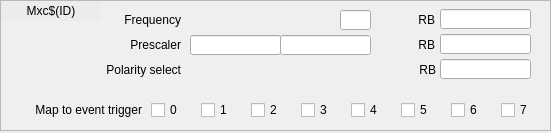
<?xml version="1.0" encoding="UTF-8"?>
<ui version="4.0">
 <class>Form</class>
 <widget class="QWidget" name="Form">
  <property name="geometry">
   <rect>
    <x>0</x>
    <y>0</y>
    <width>551</width>
    <height>133</height>
   </rect>
  </property>
  <property name="windowTitle">
   <string>Form</string>
  </property>
  <widget class="QFrame" name="frame">
   <property name="geometry">
    <rect>
     <x>0</x>
     <y>0</y>
     <width>551</width>
     <height>131</height>
    </rect>
   </property>
   <property name="frameShape">
    <enum>QFrame::StyledPanel</enum>
   </property>
   <property name="frameShadow">
    <enum>QFrame::Raised</enum>
   </property>
   <widget class="QLabel" name="label_34">
    <property name="geometry">
     <rect>
      <x>110</x>
      <y>10</y>
      <width>71</width>
      <height>20</height>
     </rect>
    </property>
    <property name="text">
     <string>Frequency</string>
    </property>
    <property name="alignment">
     <set>Qt::AlignRight|Qt::AlignTrailing|Qt::AlignVCenter</set>
    </property>
   </widget>
   <widget class="QLabel" name="label_30">
    <property name="geometry">
     <rect>
      <x>70</x>
      <y>60</y>
      <width>111</width>
      <height>20</height>
     </rect>
    </property>
    <property name="text">
     <string>Polarity select</string>
    </property>
    <property name="alignment">
     <set>Qt::AlignRight|Qt::AlignTrailing|Qt::AlignVCenter</set>
    </property>
   </widget>
   <widget class="caChoice" name="cachoice_2">
    <property name="geometry">
     <rect>
      <x>190</x>
      <y>60</y>
      <width>151</width>
      <height>20</height>
     </rect>
    </property>
    <property name="toolTip">
     <string>Reverses the output polarity. When set, changes the output from normally low to normally high.</string>
    </property>
    <property name="channel" stdset="0">
     <string notr="true">$(SYS)-$(DEVICE):Mxc$(ID)-Polarity-Sel</string>
    </property>
    <property name="foreground">
     <color>
      <red>0</red>
      <green>0</green>
      <blue>0</blue>
     </color>
    </property>
    <property name="background">
     <color>
      <red>212</red>
      <green>219</green>
      <blue>157</blue>
     </color>
    </property>
    <property name="bordercolor">
     <color>
      <red>0</red>
      <green>0</green>
      <blue>0</blue>
     </color>
    </property>
    <property name="colorMode">
     <enum>caChoice::Static</enum>
    </property>
    <property name="stackingMode" stdset="0">
     <enum>caChoice::Column</enum>
    </property>
    <property name="endBit">
     <number>1</number>
    </property>
   </widget>
   <widget class="caLineEdit" name="calineedit_11">
    <property name="geometry">
     <rect>
      <x>440</x>
      <y>59</y>
      <width>91</width>
      <height>20</height>
     </rect>
    </property>
    <property name="alignment">
     <set>Qt::AlignLeading|Qt::AlignLeft|Qt::AlignVCenter</set>
    </property>
    <property name="channel" stdset="0">
     <string notr="true">$(SYS)-$(DEVICE):Mxc$(ID)-Polarity-RB</string>
    </property>
   </widget>
   <widget class="caLabel" name="calabel_2">
    <property name="geometry">
     <rect>
      <x>1</x>
      <y>1</y>
      <width>100</width>
      <height>20</height>
     </rect>
    </property>
    <property name="styleSheet">
     <string notr="true">background-color: rgb(236, 236, 236, 255);</string>
    </property>
    <property name="text">
     <string>Mxc$(ID)</string>
    </property>
    <property name="alignment">
     <set>Qt::AlignCenter</set>
    </property>
   </widget>
   <widget class="QLabel" name="label_38">
    <property name="geometry">
     <rect>
      <x>120</x>
      <y>35</y>
      <width>61</width>
      <height>20</height>
     </rect>
    </property>
    <property name="text">
     <string>Prescaler</string>
    </property>
    <property name="alignment">
     <set>Qt::AlignRight|Qt::AlignTrailing|Qt::AlignVCenter</set>
    </property>
   </widget>
   <widget class="QLabel" name="label_39">
    <property name="geometry">
     <rect>
      <x>415</x>
      <y>35</y>
      <width>20</width>
      <height>20</height>
     </rect>
    </property>
    <property name="text">
     <string>RB</string>
    </property>
    <property name="alignment">
     <set>Qt::AlignRight|Qt::AlignTrailing|Qt::AlignVCenter</set>
    </property>
   </widget>
   <widget class="caLineEdit" name="calineedit_12">
    <property name="geometry">
     <rect>
      <x>440</x>
      <y>9</y>
      <width>91</width>
      <height>20</height>
     </rect>
    </property>
    <property name="alignment">
     <set>Qt::AlignLeading|Qt::AlignLeft|Qt::AlignVCenter</set>
    </property>
    <property name="channel" stdset="0">
     <string notr="true">$(SYS)-$(DEVICE):Mxc$(ID)-Frequency-RB</string>
    </property>
    <property name="unitsEnabled">
     <bool>true</bool>
    </property>
   </widget>
   <widget class="caLineEdit" name="calineedit_13">
    <property name="geometry">
     <rect>
      <x>440</x>
      <y>34</y>
      <width>91</width>
      <height>20</height>
     </rect>
    </property>
    <property name="alignment">
     <set>Qt::AlignLeading|Qt::AlignLeft|Qt::AlignVCenter</set>
    </property>
    <property name="channel" stdset="0">
     <string notr="true">$(SYS)-$(DEVICE):Mxc$(ID)-Prescaler-RB</string>
    </property>
    <property name="formatType">
     <enum>caLineEdit::hexadecimal</enum>
    </property>
   </widget>
   <widget class="QLabel" name="label_32">
    <property name="geometry">
     <rect>
      <x>415</x>
      <y>60</y>
      <width>21</width>
      <height>20</height>
     </rect>
    </property>
    <property name="text">
     <string>RB</string>
    </property>
    <property name="alignment">
     <set>Qt::AlignRight|Qt::AlignTrailing|Qt::AlignVCenter</set>
    </property>
   </widget>
   <widget class="QLabel" name="label_37">
    <property name="geometry">
     <rect>
      <x>415</x>
      <y>10</y>
      <width>20</width>
      <height>20</height>
     </rect>
    </property>
    <property name="text">
     <string>RB</string>
    </property>
    <property name="alignment">
     <set>Qt::AlignRight|Qt::AlignTrailing|Qt::AlignVCenter</set>
    </property>
   </widget>
   <widget class="caSpinbox" name="caspinbox">
    <property name="geometry">
     <rect>
      <x>188</x>
      <y>10</y>
      <width>151</width>
      <height>20</height>
     </rect>
    </property>
    <property name="toolTip">
     <string/>
    </property>
    <property name="channel" stdset="0">
     <string notr="true">$(SYS)-$(DEVICE):Mxc$(ID)-Frequency-SP</string>
    </property>
    <property name="background">
     <color>
      <red>212</red>
      <green>219</green>
      <blue>157</blue>
     </color>
    </property>
    <property name="fixedFormat">
     <bool>false</bool>
    </property>
   </widget>
   <widget class="caLineEdit" name="calineedit_14">
    <property name="geometry">
     <rect>
      <x>340</x>
      <y>10</y>
      <width>31</width>
      <height>20</height>
     </rect>
    </property>
    <property name="alignment">
     <set>Qt::AlignLeading|Qt::AlignLeft|Qt::AlignVCenter</set>
    </property>
    <property name="channel" stdset="0">
     <string notr="true">$(SYS)-$(DEVICE):Mxc$(ID)-Frequency-SP.EGU</string>
    </property>
    <property name="unitsEnabled">
     <bool>true</bool>
    </property>
   </widget>
   <widget class="caTextEntry" name="catextentry_6">
    <property name="geometry">
     <rect>
      <x>190</x>
      <y>35</y>
      <width>91</width>
      <height>20</height>
     </rect>
    </property>
    <property name="channel" stdset="0">
     <string notr="true">$(SYS)-$(DEVICE):Mxc$(ID)-Prescaler-SP</string>
    </property>
    <property name="background">
     <color>
      <red>212</red>
      <green>219</green>
      <blue>157</blue>
     </color>
    </property>
    <property name="colorMode">
     <enum>caLineEdit::Static</enum>
    </property>
    <property name="formatType">
     <enum>caLineEdit::hexadecimal</enum>
    </property>
   </widget>
   <widget class="caLineEdit" name="calineedit_15">
    <property name="geometry">
     <rect>
      <x>280</x>
      <y>35</y>
      <width>91</width>
      <height>20</height>
     </rect>
    </property>
    <property name="alignment">
     <set>Qt::AlignLeading|Qt::AlignLeft|Qt::AlignVCenter</set>
    </property>
    <property name="channel" stdset="0">
     <string notr="true">$(SYS)-$(DEVICE):Mxc$(ID)-Prescaler-SP.EGU</string>
    </property>
    <property name="formatType">
     <enum>caLineEdit::hexadecimal</enum>
    </property>
   </widget>
   <widget class="QLabel" name="label_5">
    <property name="geometry">
     <rect>
      <x>1</x>
      <y>100</y>
      <width>141</width>
      <height>20</height>
     </rect>
    </property>
    <property name="text">
     <string>Map to event trigger</string>
    </property>
    <property name="alignment">
     <set>Qt::AlignRight|Qt::AlignTrailing|Qt::AlignVCenter</set>
    </property>
   </widget>
   <widget class="caToggleButton" name="catogglebutton_5">
    <property name="geometry">
     <rect>
      <x>251</x>
      <y>100</y>
      <width>41</width>
      <height>20</height>
     </rect>
    </property>
    <property name="text">
     <string>2</string>
    </property>
    <property name="channel" stdset="0">
     <string notr="true">$(SYS)-$(DEVICE):Mxc$(ID)-TrigSrc2-SP</string>
    </property>
   </widget>
   <widget class="caToggleButton" name="catogglebutton_10">
    <property name="geometry">
     <rect>
      <x>501</x>
      <y>100</y>
      <width>41</width>
      <height>20</height>
     </rect>
    </property>
    <property name="text">
     <string>7</string>
    </property>
    <property name="channel" stdset="0">
     <string notr="true">$(SYS)-$(DEVICE):Mxc$(ID)-TrigSrc7-SP</string>
    </property>
   </widget>
   <widget class="caToggleButton" name="catogglebutton_9">
    <property name="geometry">
     <rect>
      <x>451</x>
      <y>100</y>
      <width>41</width>
      <height>20</height>
     </rect>
    </property>
    <property name="text">
     <string>6</string>
    </property>
    <property name="channel" stdset="0">
     <string notr="true">$(SYS)-$(DEVICE):Mxc$(ID)-TrigSrc6-SP</string>
    </property>
   </widget>
   <widget class="caToggleButton" name="catogglebutton_2">
    <property name="geometry">
     <rect>
      <x>151</x>
      <y>100</y>
      <width>41</width>
      <height>20</height>
     </rect>
    </property>
    <property name="text">
     <string>0</string>
    </property>
    <property name="channel" stdset="0">
     <string notr="true">$(SYS)-$(DEVICE):Mxc$(ID)-TrigSrc0-SP</string>
    </property>
   </widget>
   <widget class="caToggleButton" name="catogglebutton_7">
    <property name="geometry">
     <rect>
      <x>351</x>
      <y>100</y>
      <width>41</width>
      <height>20</height>
     </rect>
    </property>
    <property name="text">
     <string>4</string>
    </property>
    <property name="channel" stdset="0">
     <string notr="true">$(SYS)-$(DEVICE):Mxc$(ID)-TrigSrc4-SP</string>
    </property>
   </widget>
   <widget class="caToggleButton" name="catogglebutton_4">
    <property name="geometry">
     <rect>
      <x>201</x>
      <y>100</y>
      <width>41</width>
      <height>20</height>
     </rect>
    </property>
    <property name="text">
     <string>1</string>
    </property>
    <property name="channel" stdset="0">
     <string notr="true">$(SYS)-$(DEVICE):Mxc$(ID)-TrigSrc1-SP</string>
    </property>
   </widget>
   <widget class="caToggleButton" name="catogglebutton_6">
    <property name="geometry">
     <rect>
      <x>301</x>
      <y>100</y>
      <width>41</width>
      <height>20</height>
     </rect>
    </property>
    <property name="text">
     <string>3</string>
    </property>
    <property name="channel" stdset="0">
     <string notr="true">$(SYS)-$(DEVICE):Mxc$(ID)-TrigSrc3-SP</string>
    </property>
   </widget>
   <widget class="caToggleButton" name="catogglebutton_8">
    <property name="geometry">
     <rect>
      <x>401</x>
      <y>100</y>
      <width>41</width>
      <height>20</height>
     </rect>
    </property>
    <property name="text">
     <string>5</string>
    </property>
    <property name="channel" stdset="0">
     <string notr="true">$(SYS)-$(DEVICE):Mxc$(ID)-TrigSrc5-SP</string>
    </property>
   </widget>
  </widget>
 </widget>
 <customwidgets>
  <customwidget>
   <class>caChoice</class>
   <extends>QWidget</extends>
   <header>caChoice</header>
  </customwidget>
  <customwidget>
   <class>caTextEntry</class>
   <extends>caLineEdit</extends>
   <header>caTextEntry</header>
  </customwidget>
  <customwidget>
   <class>caToggleButton</class>
   <extends>QCheckBox</extends>
   <header>caToggleButton</header>
  </customwidget>
  <customwidget>
   <class>caSpinbox</class>
   <extends>QFrame</extends>
   <header>caSpinbox</header>
  </customwidget>
  <customwidget>
   <class>caLabel</class>
   <extends>QLabel</extends>
   <header>caLabel</header>
  </customwidget>
  <customwidget>
   <class>caLineEdit</class>
   <extends>QLineEdit</extends>
   <header>caLineEdit</header>
  </customwidget>
 </customwidgets>
 <resources/>
 <connections/>
</ui>
